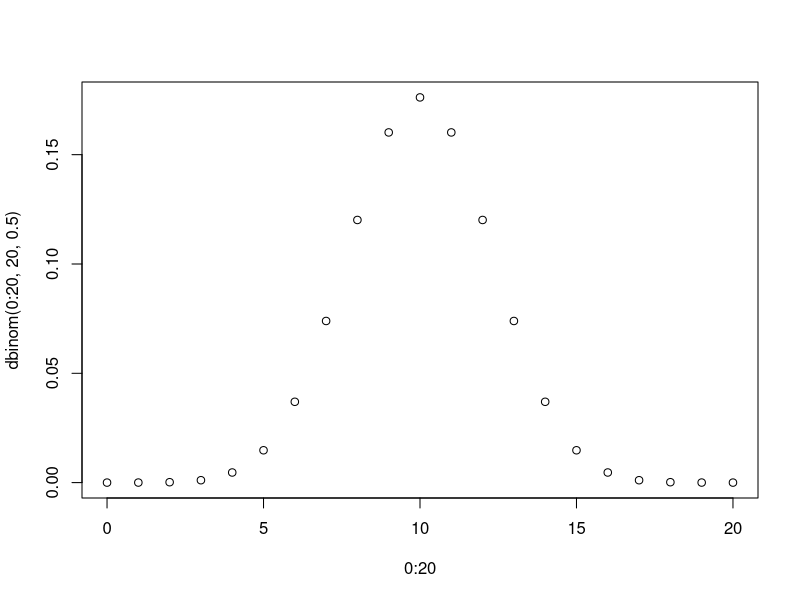
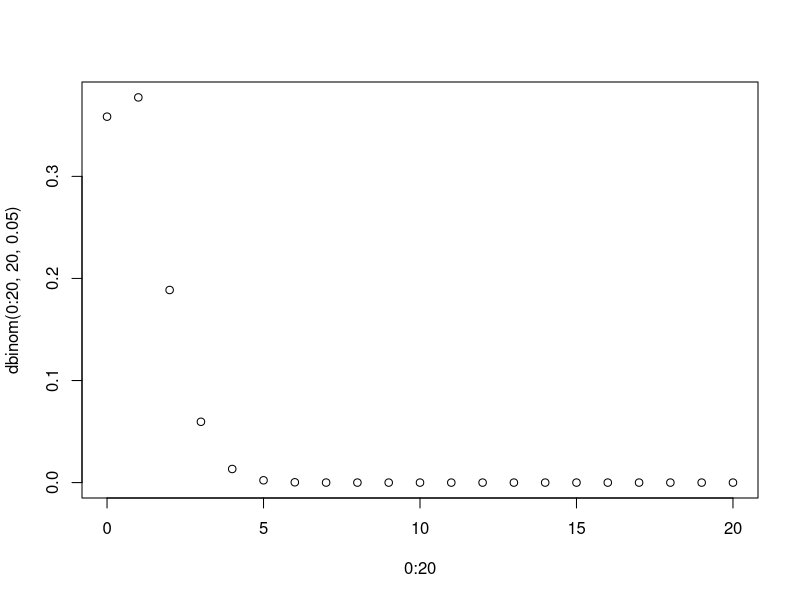
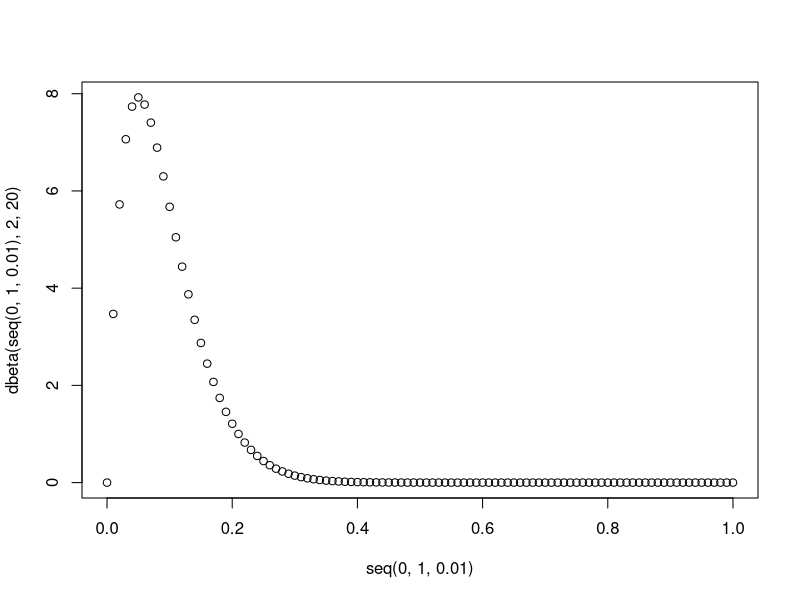
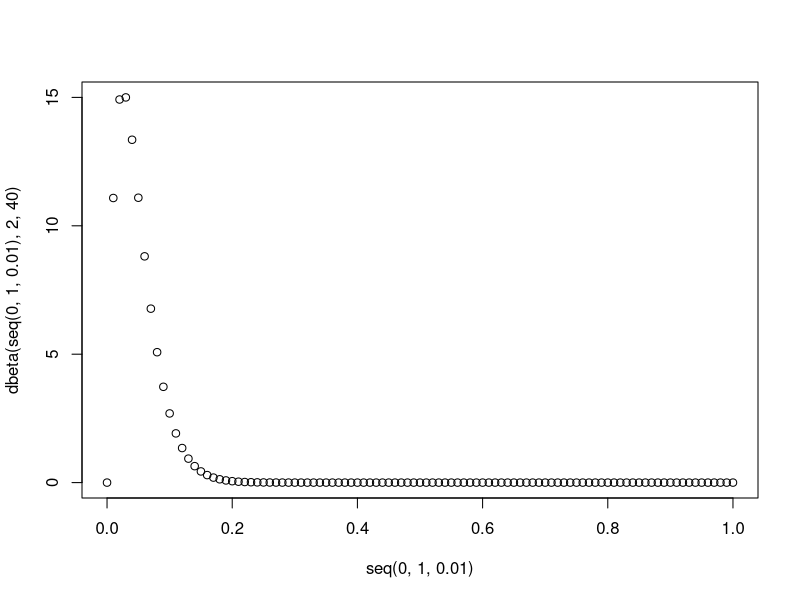
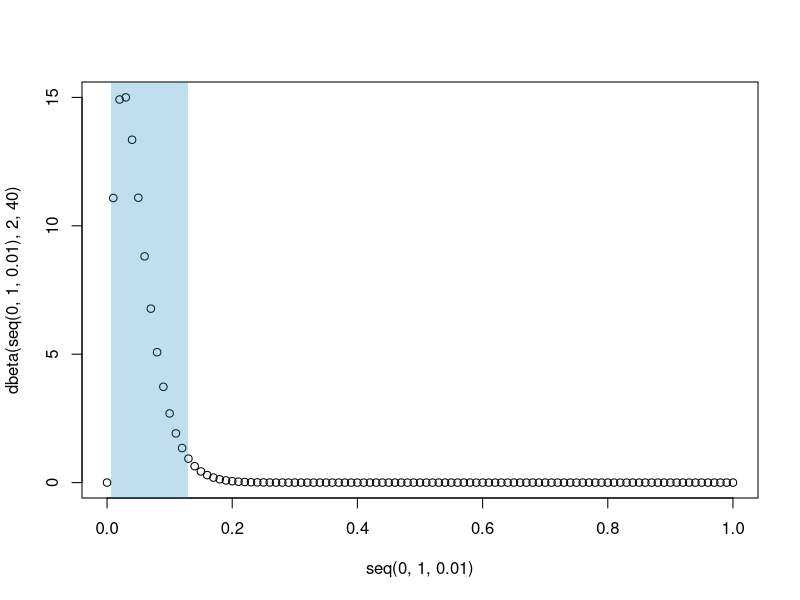
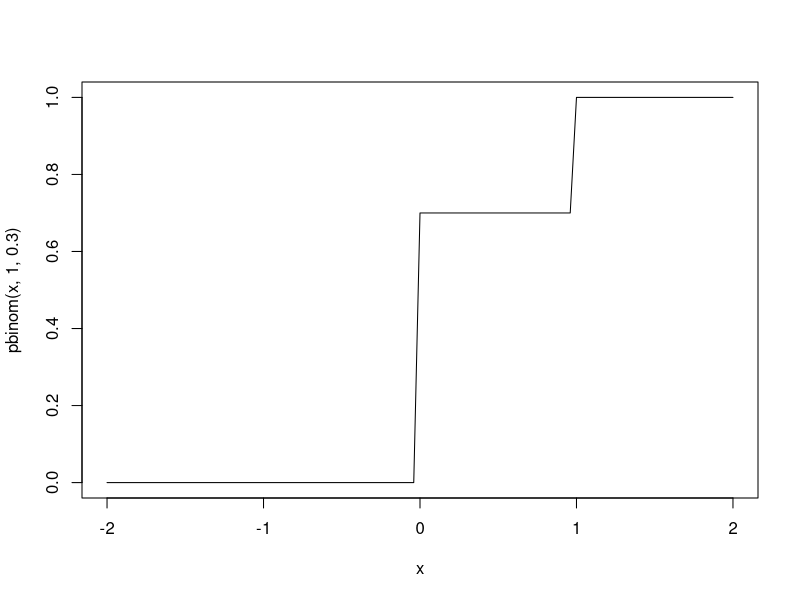
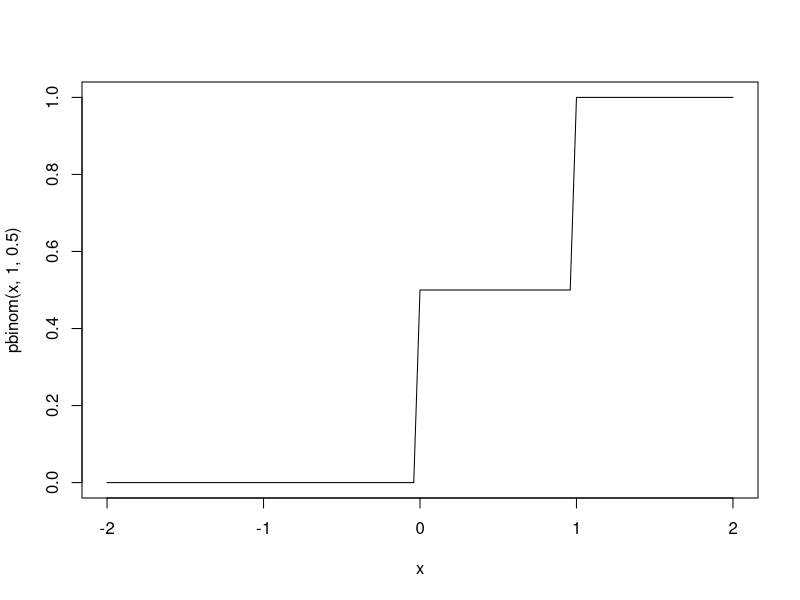
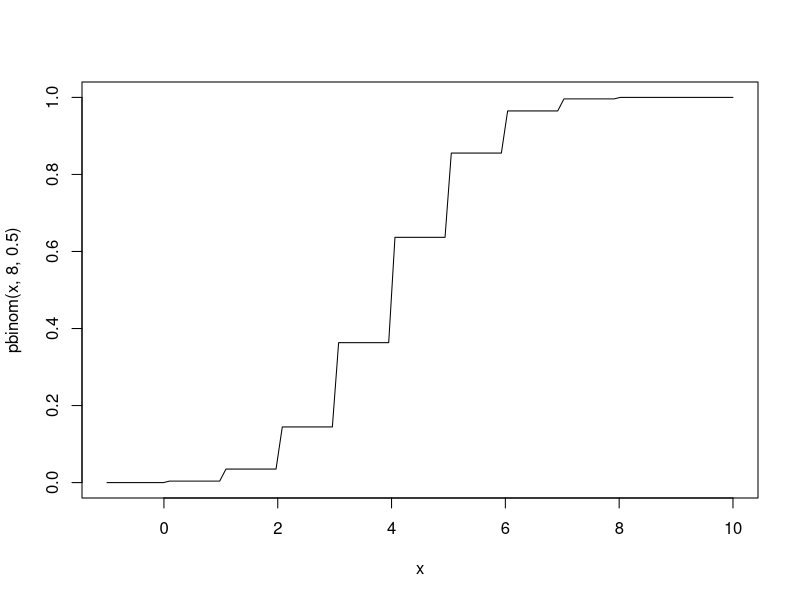

Reproduce these figures in R, in order.
## ---- chunk 1
# explore probability mass function of binomial distribution

# probability of getting 0 successes out of 20 when p(success) is 0.5
dbinom(0, 20, 0.5) 
plot(0:20, dbinom(0:20, 20, 0.5)) 

# when success prob is lower:
plot(0:20, dbinom(0:20, 20, 0.05)) 

## ---- chunk 2
# explore beta distribution

# theta [0, 1] with corresponding probs for a beta(2, 20) distribution
plot(seq(0, 1, 0.01), 
     dbeta(seq(0, 1, 0.01), 2, 20)) 

# prob that theta < 0.2 for a beta(2, 20) distribution
pbeta(0.2, 2, 20) 
## ---- chunk 3
# suppose, after incorporating prior and data, new beta(2, 40) distribution as 
# Bayesian estimate, but this estimate gives us more info than just distribution:

# updated theta [0, 1] with corresponding probs
plot(seq(0, 1, 0.01), 
     dbeta(seq(0, 1, 0.01), 2, 40)) 

# updated prob that theta < 0.2
pbeta(0.2, 2, 40) 

# prob that theta > 0.15 given our data and posterior dist
1 - pbeta(0.15, 2, 40) ; pbeta(0.15, 2, 40, lower.tail = FALSE)
## ---- chunk 4
# these are probabilities that theta is in some interval
# conversely, posterior 95% credible interval:
qbeta(c(0.025, 0.975), 2, 40)
# which means P(0.006 < theta < 0.13 | data) = 0.95

# add CI to figure
plot(seq(0, 1, 0.01), 
     dbeta(seq(0, 1, 0.01), 2, 40)) 
rect(xleft = qbeta(c(0.025, 0.975), 2, 40)[1], 
     xright = qbeta(c(0.025, 0.975), 2, 40)[2], 
     ybottom = -1, ytop = 20,
     col = rgb(0,0.5,0.75, alpha = 0.25), border = NA)
## ---- chunk 5
curve(pbinom(x, 1, 0.3), -2, 2)
curve(pbinom(x, 1, 0.5), -2, 2)
## ---- chunk 6
curve(pbinom(x, 8, 0.5), -1, 10)
## ---- chunk 7
# Bernoulli
rand_nos <- rbinom(10000, 1, 0.1) # success p = 0.1
mean(rand_nos)

mean(rbinom(10, 1, 0.1)); mean(rbinom(100, 1, 0.1)); mean(rbinom(1000, 1, 0.1)); mean(rbinom(10000, 1, 0.1)); mean(rbinom(100000, 1, 0.1))
## ---- chunk 8
dnorm(0, 0, 1)
pnorm(0, 0, 1)
